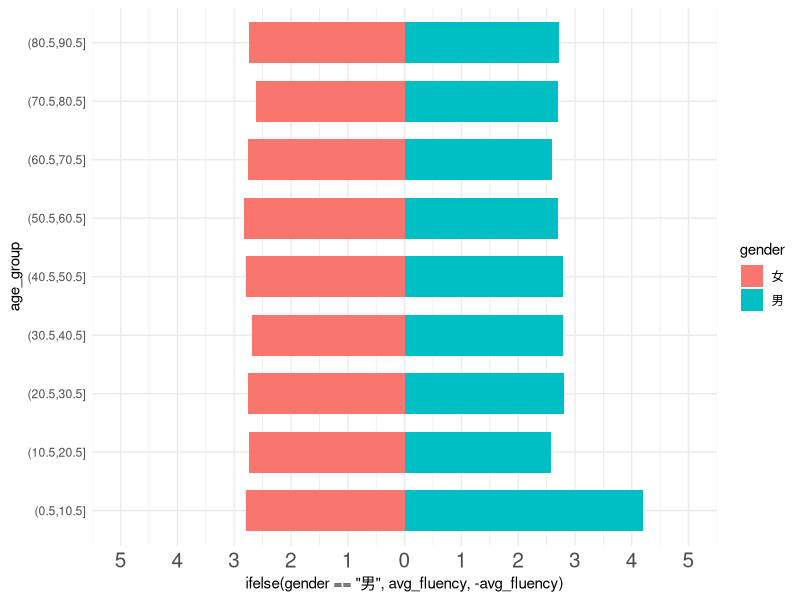

This chart was generated by the following R code: (Note: this script raises an error after producing the figure.)
library(dplyr)
library(tidyr)
library(magrittr)
library(ggplot2)
library(gganimate)
theme_set(theme_bw())


df <- data.frame(
    gender = sample(c("男","女"), 100, replace = T),
    age = sample(10:90, 1000, replace = T),
    mand = sample(0:5, 1000, replace = T),
    tw = sample(0:5, 1000, replace = T),
    hk = sample(0:5, 1000, replace = T),
    abori = sample(0:5, 1000, replace = T),
    sa = sample(0:5, 1000, replace = T),
    eng = sample(0:5, 1000, replace = T)
)
df$group <- cut(df$age, breaks = seq(0.5,90.5,by=10), right = TRUE)

pl <- df %>% group_by(gender, group) %>%
    summarise(mean(mand), mean(tw), 
              mean(hk), mean(abori), 
              mean(sa), mean(eng)) %>%
    set_names(c("gender", "age_group",
                "Mandarin", "Taiwanese",
                "Hakka", "Aborigine", 
                "South_east", "English")) %>%
    gather("Mandarin", "Taiwanese","Hakka",
           "Aborigine","South_east", "English", 
           key = "lang", 
           value = "avg_fluency") %>%
ggplot(aes(x = age_group, fill = gender,
           y = ifelse(gender=="男",
                      avg_fluency, -avg_fluency),
           frame = lang)
       ) + 
    geom_bar(stat = "identity", position = "identity", width=0.7)+
    scale_y_continuous(limits = c(-5,5),
                       breaks = seq(-5,5,1), 
                       labels=abs(seq(-5,5,1))
                     ) + 
  coord_flip() + 
  #scale_fill_brewer(palette = "Set1") + 
  theme_minimal()+
    theme(axis.text.x = element_text(size=15))

gganimate(pl, ani.width=800, ani.height=350, filename="../web_source/out_graph/age_pyramid.gif")
